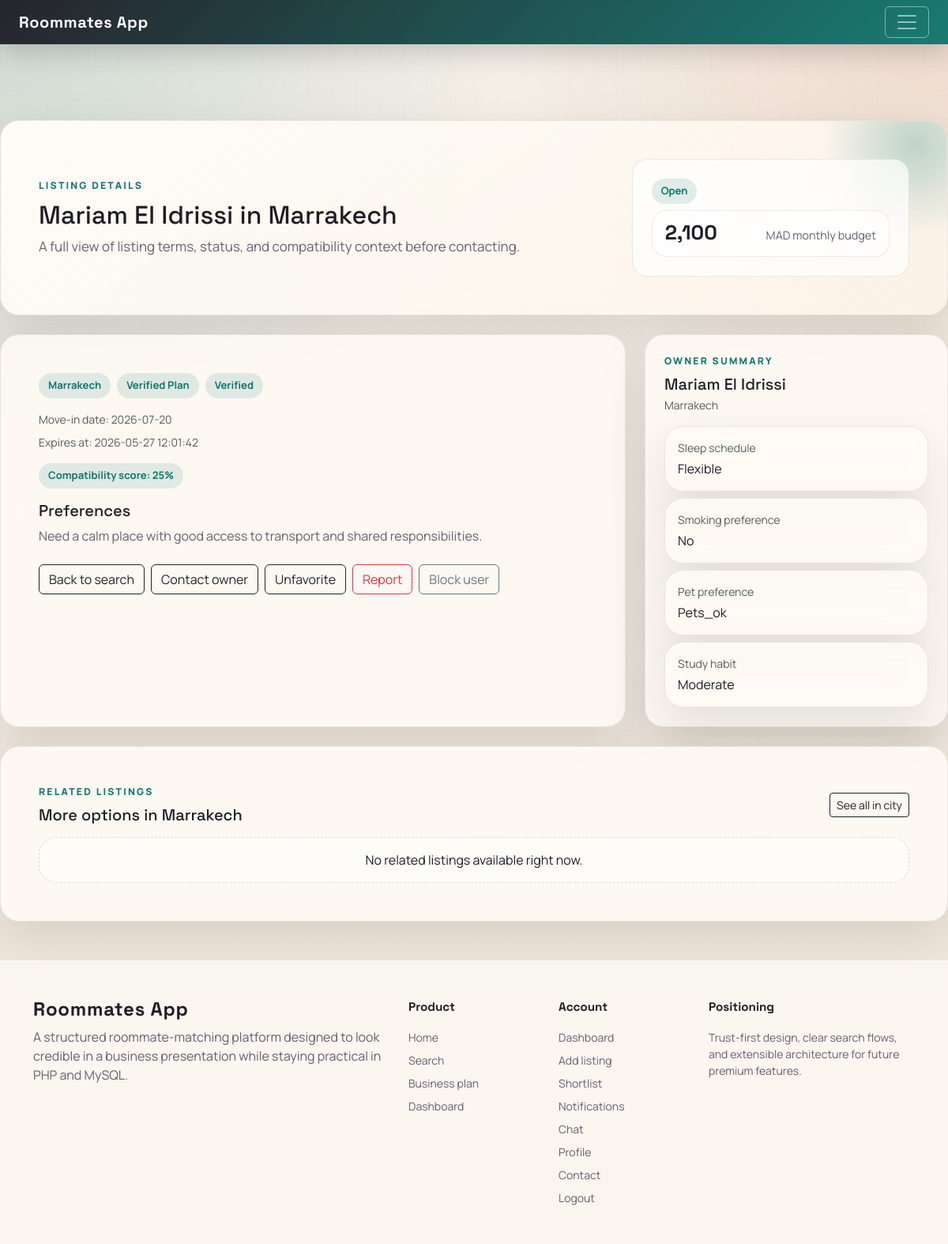
/listing.php?id=3 (signed in), run on the app's committed database.
### tables this page shows
CREATE TABLE IF NOT EXISTS listings (
    id INT AUTO_INCREMENT PRIMARY KEY,
    user_id INT NOT NULL,
    budget INT NOT NULL,
    move_in_date DATE NOT NULL,
    preferences TEXT NOT NULL,
    status ENUM('open', 'reserved', 'closed') NOT NULL DEFAULT 'open',
    expires_at DATETIME NULL,
    image_path VARCHAR(255) NULL,
    created_at TIMESTAMP DEFAULT CURRENT_TIMESTAMP,
    CONSTRAINT fk_listings_user FOREIGN KEY (user_id) REFERENCES users(id) ON DELETE CASCADE
);

CREATE TABLE IF NOT EXISTS users (
    id INT AUTO_INCREMENT PRIMARY KEY,
    name VARCHAR(100) NOT NULL,
    email VARCHAR(100) NOT NULL UNIQUE,
    password VARCHAR(255) NOT NULL,
    age INT NOT NULL,
    gender VARCHAR(20) NOT NULL,
    city VARCHAR(100) NOT NULL,
    plan_tier ENUM('free', 'pro', 'verified') NOT NULL DEFAULT 'free',
    verification_status ENUM('none', 'pending', 'verified', 'rejected') NOT NULL DEFAULT 'none',
    sleep_schedule ENUM('early', 'late', 'flexible') DEFAULT 'flexible',
    smoking_preference ENUM('no', 'yes', 'occasionally') DEFAULT 'no',
    pet_preference ENUM('no_pets', 'pets_ok', 'pet_owner') DEFAULT 'no_pets',
    study_habit ENUM('quiet', 'moderate', 'social') DEFAULT 'moderate',
    created_at TIMESTAMP DEFAULT CURRENT_TIMESTAMP
);

### php/functions.php (called while the page is built, shortened)
<?php
function e(string $value): string
{
    return htmlspecialchars($value, ENT_QUOTES, 'UTF-8');
}
function is_logged_in(): bool
{
    return isset($_SESSION['user']) && isset($_SESSION['user']['id']);
}
function current_user_id(): ?int
{
    return isset($_SESSION['user']['id']) ? (int)$_SESSION['user']['id'] : null;
}
function compatibility_score(array $viewerProfile, array $listingRow): int
{
    $checks = [
        ['sleep_schedule', 25],
        ['smoking_preference', 25],
        ['pet_preference', 25],
        ['study_habit', 25],
    ];
    $score = 0;
    foreach ($checks as [$field, $weight]) {
        if (!empty($viewerProfile[$field]) && !empty($listingRow[$field]) && (string)$viewerProfile[$field] === (string)$listingRow[$field]) {
            $score += (int)$weight;
        }
    }
    return $score;
}

### listing.php (the view, shortened to what this page needs)
<?php
require_once __DIR__ . '/php/functions.php';
$listingId = (int)($_GET['id'] ?? 0);
$stmt = $pdo->prepare('SELECT l.id, l.user_id, l.budget, l.move_in_date, l.preferences, l.status, l.expires_at, l.image_path, l.created_at,
  u.name, u.city, u.verification_status, u.plan_tier, u.sleep_schedule, u.smoking_preference, u.pet_preference, u.study_habit
  FROM listings l
  INNER JOIN users u ON l.user_id = u.id
  WHERE l.id = ?
  LIMIT 1');
$stmt->execute([$listingId]);
$listing = $stmt->fetch();
$viewerId = is_logged_in() ? (int)current_user_id() : null;
$isOwner = $viewerId !== null && $viewerId === (int)$listing['user_id'];
$relatedSql = 'SELECT l.id, l.user_id, l.budget, l.move_in_date, l.status, u.name, u.verification_status, u.plan_tier
  FROM listings l
  INNER JOIN users u ON l.user_id = u.id
  WHERE u.city = :city
    AND l.id <> :current_id
    AND l.status = "open"
    AND (l.expires_at IS NULL OR l.expires_at > NOW())';
$relatedParams = [
  'city' => (string)$listing['city'],
  'current_id' => (int)$listing['id'],
];
if ($viewerId !== null) {
  $relatedSql .= ' AND l.user_id <> :viewer_id
    AND NOT EXISTS (
      SELECT 1 FROM blocked_users b
      WHERE (b.user_id = :viewer_blocker AND b.blocked_user_id = l.user_id)
         OR (b.user_id = l.user_id AND b.blocked_user_id = :viewer_blocked)
    )';
  $relatedParams['viewer_id'] = $viewerId;
  $relatedParams['viewer_blocker'] = $viewerId;
  $relatedParams['viewer_blocked'] = $viewerId;
}
$relatedSql .= ' ORDER BY l.created_at DESC LIMIT 4';
$relatedStmt = $pdo->prepare($relatedSql);
$relatedStmt->execute($relatedParams);
$relatedListings = $relatedStmt->fetchAll() ?: [];
$viewerProfile = [];
$isFavorite = false;
if ($viewerId !== null) {
  $profileStmt = $pdo->prepare('SELECT sleep_schedule, smoking_preference, pet_preference, study_habit FROM users WHERE id = ? LIMIT 1');
  $profileStmt->execute([$viewerId]);
  $viewerProfile = $profileStmt->fetch() ?: [];
  $favoriteStmt = $pdo->prepare('SELECT id FROM favorites WHERE user_id = ? AND listing_id = ? LIMIT 1');
  $favoriteStmt->execute([$viewerId, $listingId]);
  $isFavorite = (bool)$favoriteStmt->fetch();
}
require_once __DIR__ . '/partials/header.php';
?>
<section class="hero-panel p-4 p-lg-5 mb-4">
  <div class="row g-4 align-items-center position-relative" style="z-index: 1;">
    <div class="col-lg-8">
      <div class="section-kicker mb-2">Listing details</div>
      <h1 class="h2 mb-2"><?= e((string)$listing['name']) ?> in <?= e((string)$listing['city']) ?></h1>
      <p class="lead-copy mb-0">A full view of listing terms, status, and compatibility context before contacting.</p>
    </div>
    <div class="col-lg-4">
      <div class="card-soft p-4">
        <div class="badge-soft mb-2 text-capitalize"><?= e((string)$listing['status']) ?></div>
        <div class="mini-metric">
          <span class="mini-metric-value"><?= number_format((int)$listing['budget']) ?></span>
          <span class="mini-metric-label">MAD monthly budget</span>
        </div>
      </div>
    </div>
  </div>
</section>
<div class="row g-4">
  <div class="col-lg-8">
    <div class="surface-card p-4 p-lg-5 h-100">
      <div class="d-flex flex-wrap gap-2 mb-3">
        <span class="badge-soft"><?= e((string)$listing['city']) ?></span>
        <span class="badge-soft text-capitalize"><?= e((string)$listing['plan_tier']) ?> plan</span>
        <?php if ((string)$listing['verification_status'] === 'verified'): ?>
          <span class="badge-soft">Verified</span>
        <?php endif; ?>
      </div>
      <div class="small text-muted mb-2">Move-in date: <?= e((string)$listing['move_in_date']) ?></div>
      <div class="small text-muted mb-3">Expires at: <?= e((string)($listing['expires_at'] ?? 'N/A')) ?></div>
      <?php if ($viewerId !== null && $viewerProfile): ?>
        <?php $score = compatibility_score($viewerProfile, $listing); ?>
        <div class="small mb-3"><span class="badge-soft">Compatibility score: <?= $score ?>%</span></div>
      <?php endif; ?>
      <h2 class="h5 mb-2">Preferences</h2>
      <p class="copy-muted mb-4"><?= nl2br(e((string)$listing['preferences'])) ?></p>
      <div class="d-flex flex-wrap gap-2">
        <a class="btn btn-outline-dark" href="search.php">Back to search</a>
        <?php
          $chatTarget = 'chat.php?receiver_id=' . (int)$listing['user_id'];
          $contactHref = $viewerId !== null ? $chatTarget : ('login.php?return_to=' . urlencode($chatTarget));
        ?>
        <a class="btn btn-outline-dark" href="<?= e($contactHref) ?>">Contact owner</a>
        <?php if ($viewerId !== null && !$isOwner): ?>
          <form method="post" action="php/toggle_favorite.php" class="m-0">
            <button class="btn btn-outline-dark" type="submit"><?= $isFavorite ? 'Unfavorite' : 'Favorite' ?></button>
          </form>
          <form method="post" action="php/report_listing.php" class="m-0">
            <button class="btn btn-outline-danger" type="submit">Report</button>
          </form>
          <form method="post" action="php/block_user.php" class="m-0">
            <button class="btn btn-outline-secondary" type="submit">Block user</button>
          </form>
        <?php endif; ?>
      </div>
    </div>
  </div>
  <div class="col-lg-4">
    <div class="surface-card p-4 h-100">
      <div class="section-kicker mb-2">Owner summary</div>
      <h2 class="h5 mb-1"><?= e((string)$listing['name']) ?></h2>
      <div class="small text-muted mb-3"><?= e((string)$listing['city']) ?></div>
      <div class="d-grid gap-2">
        <div class="feature-card p-3">
          <div class="small text-muted mb-1">Sleep schedule</div>
          <div class="text-capitalize"><?= e((string)$listing['sleep_schedule']) ?></div>
        </div>
        <div class="feature-card p-3">
          <div class="small text-muted mb-1">Smoking preference</div>
          <div class="text-capitalize"><?= e((string)$listing['smoking_preference']) ?></div>
        </div>
        <div class="feature-card p-3">
          <div class="small text-muted mb-1">Pet preference</div>
          <div class="text-capitalize"><?= e((string)$listing['pet_preference']) ?></div>
        </div>
        <div class="feature-card p-3">
          <div class="small text-muted mb-1">Study habit</div>
          <div class="text-capitalize"><?= e((string)$listing['study_habit']) ?></div>
        </div>
      </div>
    </div>
  </div>
</div>
<section class="surface-card p-4 p-lg-5 mt-4">
  <div class="d-flex justify-content-between align-items-center flex-wrap gap-2 mb-3">
    <div>
      <div class="section-kicker mb-2">Related listings</div>
      <h2 class="h5 mb-0">More options in <?= e((string)$listing['city']) ?></h2>
    </div>
    <a class="btn btn-outline-dark btn-sm" href="search.php?city=<?= urlencode((string)$listing['city']) ?>">See all in city</a>
  </div>
  <?php if (!$relatedListings): ?>
    <div class="empty-state p-3 text-center">No related listings available right now.</div>
  <?php endif; ?>
</section>
<?php require_once __DIR__ . '/partials/footer.php'; ?>

### assets/css/styles.css (style rules this page uses)
:root { --bg: #f4efe7; --bg-alt: #efe6da; --surface: rgba(255, 251, 245, 0.86); --surface-strong: #fffdf8; --ink: #1f1d24; --muted: #665f6f; --accent: #0f766e; --accent-2: #c2410c; --accent-3: #7c3aed; --border: rgba(31, 29, 36, 0.09); --shadow: 0 24px 60px rgba(31, 29, 36, 0.12); }
html, body { min-height: 100%; }
body { font-family: 'Manrope', sans-serif; color: var(--ink); background: radial-gradient(circle at top left, rgba(15, 118, 110, 0.16), transparent 32%), radial-gradient(circle at top right, rgba(194, 65, 12, 0.12), transparent 28%), linear-gradient(180deg, var(--bg) 0%, var(--bg-alt) 100%); }
body::before { content: ''; position: fixed; inset: 0; pointer-events: none; background-image: linear-gradient(rgba(31, 29, 36, 0.025) 1px, transparent 1px), linear-gradient(90deg, rgba(31, 29, 36, 0.025) 1px, transparent 1px); background-size: 30px 30px; mask-image: linear-gradient(180deg, rgba(0, 0, 0, 0.8), transparent 88%); z-index: -1; }
h1, h2, h3, h4, .brand-mark, .display-font { font-family: 'Space Grotesk', sans-serif; }
.surface-card, .hero-panel, .metric-card, .listing-card, .feature-card, .contact-card { background: var(--surface); backdrop-filter: blur(12px); border: 1px solid var(--border); border-radius: 24px; box-shadow: var(--shadow); }
.hero-panel { position: relative; overflow: hidden; background: linear-gradient(145deg, rgba(255, 253, 248, 0.96), rgba(255, 247, 235, 0.72)); }
.hero-panel::after { content: ''; position: absolute; width: 240px; height: 240px; border-radius: 50%; right: -80px; top: -90px; background: radial-gradient(circle, rgba(15, 118, 110, 0.26) 0%, rgba(15, 118, 110, 0) 68%); }
.section-kicker { text-transform: uppercase; letter-spacing: 0.18em; font-size: 0.76rem; color: var(--accent); font-weight: 800; }
.lead-copy { color: var(--muted); font-size: 1.06rem; }
.mini-metric { display: flex; align-items: baseline; justify-content: space-between; gap: 1rem; padding: 0.95rem 1rem; border-radius: 18px; background: rgba(255, 255, 255, 0.66); border: 1px solid rgba(31, 29, 36, 0.08); }
.mini-metric-value { font-family: 'Space Grotesk', sans-serif; font-size: 1.6rem; font-weight: 700; line-height: 1; }
.mini-metric-label { color: var(--muted); font-size: 0.9rem; text-align: right; }
.listing-card, .feature-card, .contact-card { transition: transform 180ms ease, box-shadow 180ms ease; }
.badge-soft { display: inline-flex; align-items: center; gap: 0.35rem; padding: 0.38rem 0.75rem; border-radius: 999px; background: rgba(15, 118, 110, 0.12); color: var(--accent); font-weight: 700; font-size: 0.82rem; }
.copy-muted { color: var(--muted); }
.card-soft { border: 1px solid var(--border); border-radius: 20px; background: rgba(255, 255, 255, 0.7); }
.empty-state { border: 1px dashed rgba(31, 29, 36, 0.16); border-radius: 22px; background: rgba(255, 255, 255, 0.5); }
@media (prefers-reduced-motion: no-preference) { .hero-panel, .surface-card, .metric-card, .listing-card, .feature-card, .contact-card { animation: fadeRise 420ms ease both; } }

### data on the page
listings: user.name "Mariam El Idrissi", user.city "Marrakech", status "Open", budget "2,100", user.plan_tier "Verified", move_in_date "2026-07-20", expires_at "2026-05-27 12:01:42", preferences "Need a calm place with good access to transport and shared responsibilities.", user.sleep_schedule "Flexible", user.smoking_preference "No", user.pet_preference "Pets_ok", user.study_habit "Moderate"

### other printed values
$score "25"
